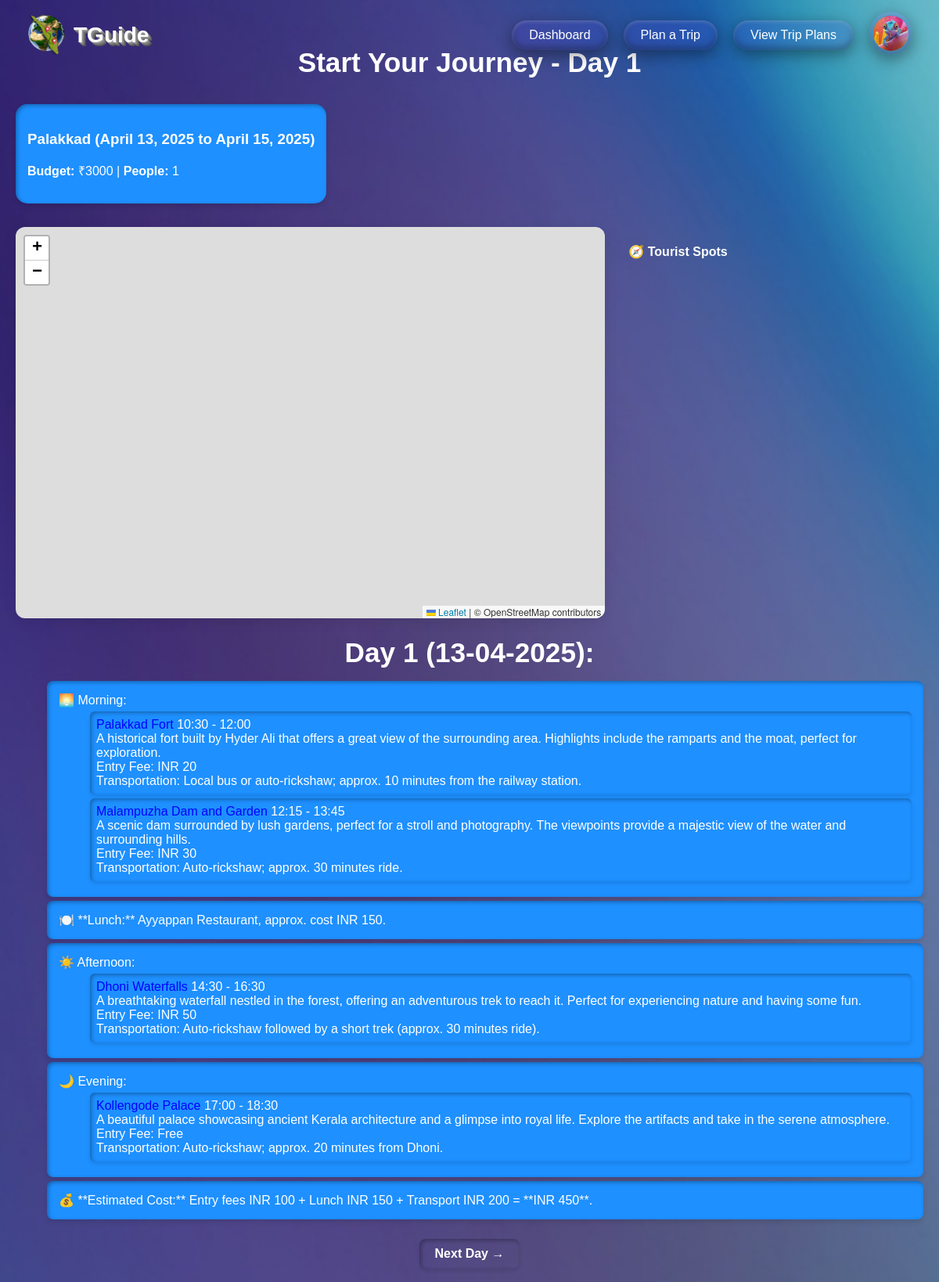
Page /start_journey/11/ (signed in) on the committed database.
### main/models.py (models this page shows, shortened)
class Profile(models.Model):
    user = models.OneToOneField(User, on_delete=models.CASCADE)
    phone_number = models.CharField(max_length=15, blank=True)
    profile_pic = models.ImageField(upload_to='profile_pics/', blank=True)
    state = models.CharField(max_length=255, blank=True)
    district = models.CharField(max_length=255, blank=True)
    bio = models.TextField(blank=True)
    emergency_contact = models.CharField(max_length=15, blank=True)

class SavedTripPlan(models.Model):
    user = models.ForeignKey(User, on_delete=models.CASCADE)
    location = models.CharField(max_length=255)
    start_date = models.DateField()
    end_date = models.DateField()
    budget = models.CharField(max_length=100)
    people = models.IntegerField()
    preferences = models.TextField(blank=True, null=True)
    plan_html = models.TextField()
    saved_at = models.DateTimeField(auto_now_add=True)
    selected_hotels = models.JSONField(null=True, blank=True)
    is_completed = models.BooleanField(default=False)
    is_started = models.BooleanField(default=False)

### main/journey_views.py (the view, shortened to what this page needs)
# urls.py: path("start_journey/<int:plan_id>/", journey_views.start_journey, name="start_journey"),
@login_required
def start_journey(request, plan_id):
    plan = get_object_or_404(SavedTripPlan, id=plan_id, user=request.user)
    day_requested = int(request.GET.get("day", 1))
    pattern = re.compile(r"<h1>Day (\d+) \((.*?)\):</h1>(.*?)(?=(<h1>Day \d+)|\Z)", re.DOTALL)
    day_blocks = pattern.findall(plan.plan_html)
    day_data = []
    for day_num, date_str, content, _ in day_blocks:
        day_data.append({
            "day": int(day_num),
            "date": date_str,
            "html": f"<h1>Day {day_num} ({date_str}):</h1>{content}"
        })
    day_data.sort(key=lambda d: d["day"])
    current_day = next((d for d in day_data if d["day"] == day_requested), None)
    raw_spot_names = re.findall(r'<a href="#" class="tourist-spot" data-name="(.*?)">', current_day["html"])
    spot_names = list(dict.fromkeys(raw_spot_names))
    trip = get_object_or_404(SavedTripPlan, id=plan_id, user=request.user)
    name = TouristSpot.objects.all()
    if not trip.is_started:
        trip.is_started = True
        trip.save()
    return render(request, "start_journey.html", {
        "plan": plan,
        "journey_day_html": current_day["html"],
        "spots_json": json.dumps(spot_names),
        "current_day": current_day["day"],
        "total_days": len(day_data),
        "trip": trip,
        "name": name,
    })

### main/templates/start_journey.html (shortened to what this page needs)
<!DOCTYPE html>
{% extends "navbar.html" %}
{% load static %}
{% block content %}
<html lang="en">
<head>
  <link rel="stylesheet"href="{% static 'css/start_journey.css' %}">
  <link rel="stylesheet" href="{% static 'css/loader.css' %}">
  </head>
  <body>
 <div class="body">
  <h1>Start Your Journey - Day {{ current_day }}</h1><br>
  <div class="details">
    <h3>{{ plan.location }} ({{ plan.start_date|date:"F j, Y" }} to {{ plan.end_date|date:"F j, Y" }})</h3>
    <p><strong>Budget:</strong> ₹{{ plan.budget }} | <strong>People:</strong> {{ plan.people }}</p>
  </div>
  <div class="MP">
    <div style="flex: 2; min-width: 400px;">
      <div id="map" ></div>
    </div>
    <div style="flex: 1;">
      <h4>🧭 Tourist Spots</h4>
    </div>
  </div>
  <div id="trip-content">
    {{ journey_day_html|safe }}
  </div>
  <div class="navigation-btns" style="margin-top: 25px; margin-bottom: 100px;">
    {% if current_day < total_days %}
      <a href="{% url 'start_journey' plan.id %}?day={{ current_day|add:'1' }}" class="btn btn-success">Next Day →</a>
    {% else %}
      <p><strong style="color: white;">🎉 You’ve reached the final day of your journey!</strong></p>
    {% endif %}
  </div>
 </div>
 <div id="chatbot-model" style="z-index: 4000;">
  <div id="chatbot">
      <div id="chatbot-icon" onclick="startChat()"></div>
      </div>
  </div>
<link rel="stylesheet" href="https://unpkg.com/leaflet@1.9.4/dist/leaflet.css"/>
<link rel="stylesheet" href="https://unpkg.com/leaflet-routing-machine@latest/dist/leaflet-routing-machine.css"/>
  </body>
  </html>
{% endblock %}

### main/templates/navbar.html (shortened to what this page needs)
<!DOCTYPE html>
{% load static %}
<html lang="en">
<head>
</head>
<body>
    <nav class="navbar">
        <div class="navbar-container">
            <a href="{% url 'home' %}" class="navbar-logo">
              <img style="width: 50px;" src="{% static 'images/icon.png' %}" alt="Logo">
              <span class="logo-text">TGuide</span>
            </a>
            <div class="navbar-links" id="navbar-links">
                {% if user.is_authenticated %}
                    <a href="{% url 'dashboard' %}">Dashboard</a>
                    <a href="{% url 'plan_trip' %}">Plan a Trip</a>
                    <a href="{% url 'view_trip_plans' %}">View Trip Plans</a>
                {% else %}
                    <a href="{% url 'login' %}" id="navbarLogin">Login/Register</a>
                {% endif %}
                {% if user.is_authenticated %}
                <div class="profile-dropdown">
                    {% if user.profile.profile_pic %}
                        <img src="{{ user.profile.profile_pic.url }}" alt="Profile Picture" class="profile-pic">
                    {% else %}
                        <img src="{% static 'images/user.png' %}" alt="Default Profile Picture" class="profile-pic">
                    {% endif %}
                </div>
                {%endif%}
            </div>
        </div>
    </nav>
    <div class="container">
        {% block content %}{% endblock %}
    </div>
</body>
</html>

### main/static/css/start_journey.css (style rules this page uses)
body { font-family: 'Poppins', sans-serif; background: url('/static/images/bg1.jpg') no-repeat center center fixed; background-size: cover; margin: 0; padding: 0; color: #333; }
h1 { font-size: 2.2rem; color: white; margin-bottom: 15px; text-align: center; }
.details { background-color: #1e90ff; border-radius: 15px; color: white; width: fit-content; height: auto; padding: 15px; box-shadow: rgba(251, 250, 250, 0.596); margin-bottom: 30px; box-shadow: inset 2px 2px 5px rgba(0, 0, 0, 0.3), 0 4px 6px rgba(0, 0, 0, 0.1); transition: transform 0.2s ease, box-shadow 0.2 ease; }
#map { border-radius: 12px; box-shadow: 0px 4px 16px rgba(0, 0, 0, 0.1); height: 500px; }
.MP { display: flex; gap: 30px; flex-wrap: wrap; width: 100%; justify-content: center; margin: 0 auto; color: white; }
.navigation-btns { display:flex; justify-content: center; gap: 60px; }
a.btn { display: inline-block; padding: 10px 20px; font-weight: 600; text-decoration: none; border-radius: 8px; transition: all 0.3s; height: fit-content; }
a.btn-success { color:white; box-shadow: inset 2px 2px 5px rgba(0, 0, 0, 0.3), 0 3px 5px rgba(0, 0, 0, 0.1); transition: transform 0.2s ease, box-shadow 0.2s ease; }
.body { margin-top: 5%; margin-left: 20px; margin-right: 20px; }
#trip-content { width: fit-content; margin: 0 auto; }
#trip-content ul li, .hotels { list-style-type: none; background: #1e90ff; color: white; padding: 15px; margin: 5px 0; border-radius: 8px; box-shadow: inset 2px 2px 5px rgba(0, 0, 0, 0.3), 0 4px 6px rgba(0, 0, 0, 0.1); transition: transform 0.2s ease, box-shadow 0.2s ease; }
#trip-content ul li ul li { list-style-type: none; background: #1e90ff; color: #fff; padding: 8px; border-radius: 6px; box-shadow: inset 2px 2px 5px rgba(0, 0, 0, 0.3), 0 3px 5px rgba(0, 0, 0, 0.1); transition: transform 0.2s ease, box-shadow 0.2s ease; }
#trip-content .tourist-spot { text-decoration: none; color: blue; font-style:bold; }
#chatbot { position: fixed; bottom: 20px; right: 20px; }
#chatbot-icon { width: 100px; border-radius: 40%; height: 150px; cursor: pointer; z-index:9999; }
#chatbot-model { position: fixed; bottom:0; right:0; width: 300px; height: auto; z-index:5000; }
body, html { overflow-x: hidden; }

### main/templates/navbar.html (style rules this page uses)
.navbar { width: 100%; padding: 15px 2vw; position: fixed; top: 0; z-index: 999; background: transparent; box-sizing: border-box; border: none; border-radius: 0; }
.navbar-container { margin-left: 10px; margin-right: 10px; display: flex; justify-content: space-between; align-items: center; }
.navbar-logo { font-size: 26px; font-weight: bold; color: white; text-decoration: none; }
.navbar-links { display: flex; gap: 20px; align-items: center; }
.navbar-links a, .navbar-links button { position: relative; display: inline-block; padding: 10px 22px; border-radius: 50px; text-decoration: none; font-weight: 500; color: white; background: rgba(72, 72, 225, 0.2); border: none; cursor: pointer; backdrop-filter: blur(10px); box-shadow: inset 0 2px 5px rgba(255, 255, 255, 0.2), inset 0 -4px 10px rgba(0, 0, 0, 0.3), 0 6px 20px rgba(0, 0, 0, 0.4); transition: all 0.3s ease-in-out; transform-style: preserve-3d; }
.profile-dropdown { position: relative; display: inline-block; }
.profile-pic { width: 45px; height: 45px; padding: 5px; border-radius: 50%; cursor: pointer; background: rgba(72, 72, 225, 0.2); backdrop-filter: blur(10px); box-shadow: inset 0 2px 5px rgba(255, 255, 255, 0.2), inset 0 -4px 10px rgba(0, 0, 0, 0.3), 0 6px 20px rgba(0, 0, 0, 0.4); transition: all 0.3s ease-in-out; transform-style: preserve-3d; }
.navbar-logo { display: flex; align-items: center; text-decoration: none; gap: 10px; transition: transform 0.3s ease, filter 0.3s ease; }
.navbar-logo img { width: 40px; height: auto; }
.logo-text { font-size: 28px; font-weight: bold; color: #ffffff; text-shadow: 1px 1px 0 #999, 2px 2px 0 #888, 3px 3px 0 #777, 4px 4px 0 #666, 5px 5px 0 #555; transform: perspective(500px) rotateX(5deg); display: inline-block; }

### rows in the picture
SavedTripPlan: location "Palakkad", start_date "April 13, 2025", end_date "April 15, 2025", budget "3000", people "1"

### other values in the picture
{{ current_day }} "1"
